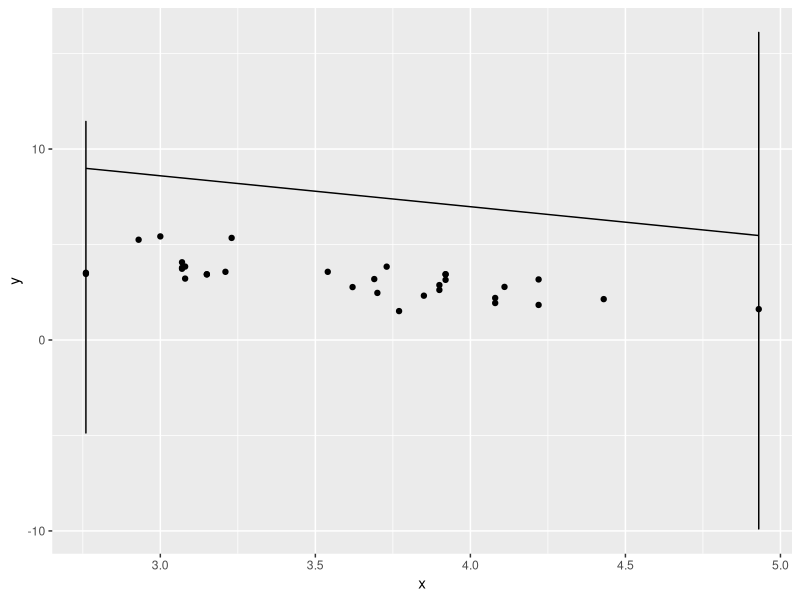

Source code (R): (Note: this script raises an error after producing the figure.)
## ---- chunk 1
knitr::opts_chunk$set(echo = FALSE, ffmpeg.format = "mp4",
                      cache = TRUE)
library(magrittr)
library(ggplot2)
library(gganimate)
# library(gridExtra)
## ---- chunk 2
rand <- list()

xhat <- mean(mtcars$drat)
yhat <- mean(mtcars$wt)
xmin <- min(mtcars$drat)
xmax <- max(mtcars$drat)

for(i in 1:10){
  slope <- runif(1,-10,10)
  ymax <- yhat + slope*(xmax - xhat)
  ymin <- yhat + slope*(xmin - xhat)
  rand[[i]] <- rbind(c(xmin, ymin, i),c(xmax, ymax, i))
}

rand <- do.call(rbind.data.frame, rand)
colnames(rand) <- c("x","y","iter")

rndPlot <-
  ggplot(rand, aes(x = x, y = y, frame = iter))+
  geom_line()+
  geom_point(data = mtcars, aes(x = drat, y = wt), inherit.aes = F)

gganimate(rndPlot)
## ---- chunk 3
xhat <- mean(mtcars$drat)
yhat <- mean(mtcars$wt)
xmin <- rep(min(mtcars$drat), 4)
xmax <- rep(max(mtcars$drat), 4)

evo <- list()

for(i in 1:10){
  if(i == 1){
    slope <- runif(10,-10,10)
  } else{
    slope <- c(slope, (slope[1]+slope[-1])/2)
  }
  
  SSR <- c()
  for(j in slope){
    SSR <- c(SSR, sum((mtcars$wt - (mtcars$drat - xhat) * j - yhat)^2))
  }
  
  parents <- order(SSR)[1:4]
  
  slope <- slope[parents]
  
  ymax <- yhat + slope*(xmax - xhat)
  ymin <- yhat + slope*(xmin - xhat)
  iter <- i
  col <- rep(1:4, each = 2)
  
  evo[[i]] <- cbind(c(rbind(xmin,xmax)), c(rbind(ymin, ymax)), iter, col)
  
}
evo <- do.call(rbind.data.frame, evo)
colnames(evo) <- c("x", "y", "iter", "col")


evoPlot <-
  ggplot(evo, aes(x = x, y = y, frame = iter, col = as.factor(col)))+
  geom_line()+
  geom_point(data = mtcars, aes(x = drat, y = wt), inherit.aes = F)+
  theme(legend.position = 'none')

gganimate(evoPlot)
## ---- chunk 4
set.seed(1438)
pieMat <- data.frame(id = c(1:20), pi = sample(1:3,20,TRUE), e = sample(1:3,20,TRUE))

ggplot(pieMat, aes(x = pi, y = e, col = as.factor(id)))+
  geom_jitter(width = 0.1, height = 0.1)+
  scale_y_continuous(breaks = 0.5:3.5, limits = c(0.63,3.37))+
  scale_x_continuous(breaks = 0.5:3.5, limits = c(0.63,3.37))+
  theme(panel.grid.major = element_line(color = "black"),
        legend.position = "none",
        axis.text = element_blank(),
        axis.ticks = element_blank())




## ---- chunk 5
ggplot(pieMat, aes(x = pi, y = e, col = as.factor(id)))+
  geom_jitter(width = 0.1, height = 0.1)+
  scale_y_continuous(breaks = 0.5:3.5, limits = c(0.63,3.37))+
  scale_x_continuous(breaks = 0.5:3.5, limits = c(0.63,3.37))+
  geom_rect(xmin=0.5, xmax = 1.5, ymin = 0.5, ymax = 1.5,
            color= "#E99042", alpha = 0, size = 1.5)+
  geom_rect(xmin = 2.5, xmax = 3.5, ymin = 2.5, ymax = 3.5,
            color = "#E99042", alpha = 0, size = 1.5)+
  annotate("segment", x = 1.3, xend= 1.7, y = 1, yend = 1,
           size = 1.2, color = "red2", arrow = arrow())+
  annotate("segment", x = 2.7, xend= 2.3, y = 3, yend = 3,
           size = 1.2, color = "red2", arrow = arrow())+
  theme(panel.grid.major = element_line(color = "black"),
        legend.position = "none",
        axis.text = element_blank(),
        axis.ticks = element_blank())
